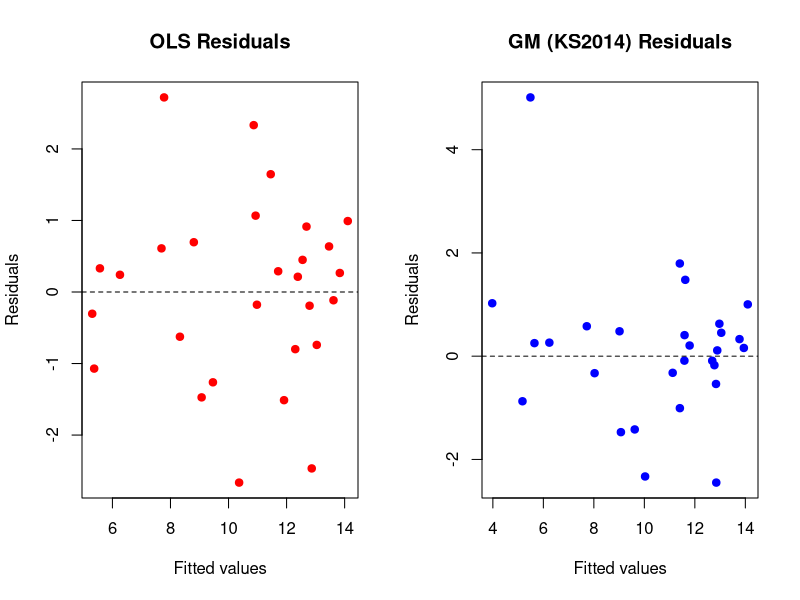

Reproduce this figure in R.
## ---- chunk 1
## Load the robustbase package
library(robustbase)
#input data
data("salinity")
#view structure of data 
head(salinity)
str(salinity)
#step 2 using ols fit model
#OLS fit
ols_fit <- lm(Y~X1+X2+X3,data = salinity)
#summary OLS fit
summary(ols_fit)
#step 3 using  GMestimator KS2014setting
gm_fit <- lmrob(Y~X1+X2+X3,data = salinity,setting="KS2014")
#"KS2014"是一套预设的鲁棒控制参数，来自 Koller & Stahel (2014)，适用于很多实际问题，鲁棒性好，自动配置好一整套鲁棒回归参数
summary(gm_fit)
#step 4 tabulate coefficients and standard errrors

results <- data.frame(
  ols_coef = coef(ols_fit),#data.frame 里面是=，不是<-，注意区别！！！
  gm_coef = coef(gm_fit),
  ols_se = summary(ols_fit)$coefficients[,2],
  gm_se = summary(gm_fit)$coefficients[,2]#这里不要加逗号！！！
)
print(results)


## ---- chunk 2
# 1. 设置一个图形窗口，画两张图并排
par(mfrow = c(1, 2))

# 2. OLS 残差图
plot(ols_fit$fitted.values, resid(ols_fit),#plot散点图，横轴拟合值，纵轴残差
     main = "OLS Residuals",#图表名称
     xlab = "Fitted values",#X轴名称
     ylab = "Residuals",#Y轴名称
     col = "red", pch = 19)#点的形状是实心圆（代码 19 是一个点样式）
abline(h = 0, lty = 2)#abline在图上画一条直线，h=0表示y = 0 的水平线，ity=2表示这条线是虚线（线型类型 2）

# 3. GM 残差图
plot(gm_fit$fitted.values, resid(gm_fit),
     main = "GM (KS2014) Residuals",
     xlab = "Fitted values",
     ylab = "Residuals",
     col = "blue", pch = 19)
abline(h = 0, lty = 2)

## ---- chunk 3
#step 1 计算残差和杠杆值，cook distance
library(car)
df <- salinity
df$restudent <- rstudent(ols_fit)#残差（即实际值与拟合值的差）非常大（标准化残差 > 2 或 < -2）

df$hat <- hatvalues(ols_fit)# 杠杆值 hᵢ
df$cook <- cooks.distance(ols_fit)# Cook's D，用于衡量单个点对拟合结果的影响力

#step 2 设定判断标准
n <- nrow(salinity)       # 总观测数
p <- length(coef(ols_fit))    # 参数数（包括截距）
lev.thresh <- 2 * p / n   # 杠杆值阈值
inf.thresh <- 4 / n       # Cook's D 阈值

#step 3 找出异常值
outliers <- subset(df,abs(restudent)>2)#找出外部学生化残差的绝对值 > 2 的点，这些是可能的离群点。

leverage_1 <-subset(df,hat>lev.thresh)#找出杠杆值大于阈值的点，即高杠杆点
influential_1 <- subset(df,cook>inf.thresh)#找出Cook's 距离大于阈值的点，这些是可能会显著改变拟合结果的有影响力观测值。

#step 4 可视化表格化这些极端点

print(outliers)
print(leverage_1)
print(influential_1)

## ---- chunk 4
print("Coefficient Estimates and Standard Errors:")
coefs <- summary(ols_fit)$coefficients
print(coefs)
